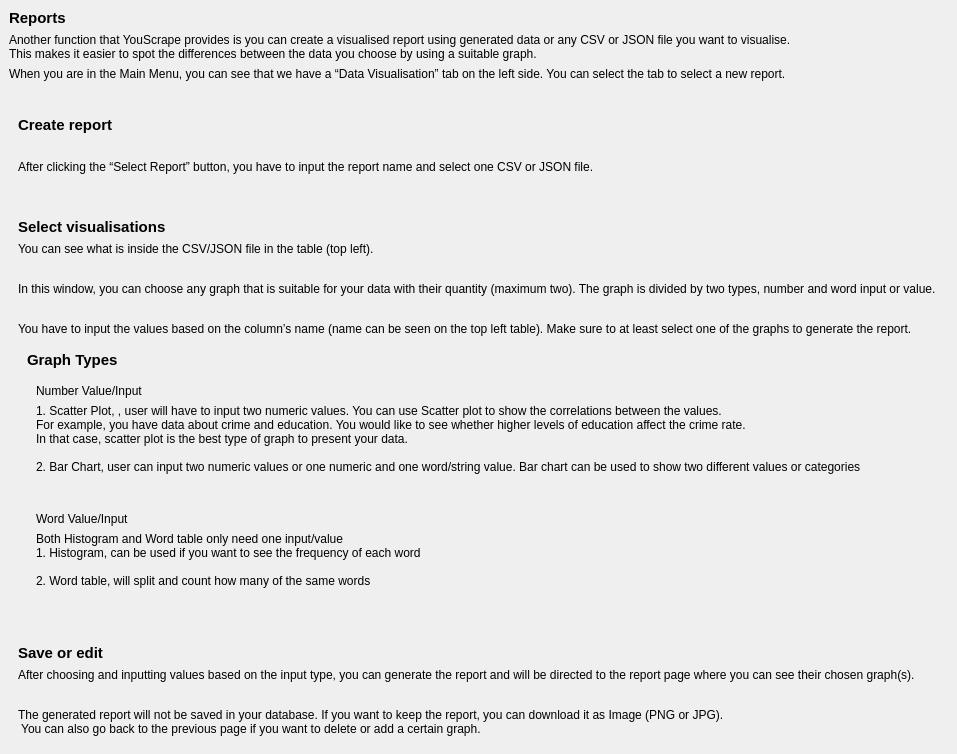
                            <widget class="QWidget" name="widget_20" native="true">
                             <layout class="QVBoxLayout" name="verticalLayout_35">
                              <property name="spacing">
                               <number>0</number>
                              </property>
                              <property name="leftMargin">
                               <number>0</number>
                              </property>
                              <property name="topMargin">
                               <number>0</number>
                              </property>
                              <property name="rightMargin">
                               <number>0</number>
                              </property>
                              <property name="bottomMargin">
                               <number>0</number>
                              </property>
                              <item>
                               <widget class="QWidget" name="widget_28" native="true">
                                <layout class="QVBoxLayout" name="verticalLayout_36">
                                 <item>
                                  <widget class="QLabel" name="label_11">
                                   <property name="font">
                                    <font>
                                     <pointsize>11</pointsize>
                                     <weight>75</weight>
                                     <bold>true</bold>
                                    </font>
                                   </property>
                                   <property name="text">
                                    <string>Reports</string>
                                   </property>
                                  </widget>
                                 </item>
                                 <item>
                                  <widget class="QLabel" name="label_18">
                                   <property name="text">
                                    <string>Another function that YouScrape provides is you can create a visualised report using generated data or any CSV or JSON file you want to visualise. 
This makes it easier to spot the differences between the data you choose by using a suitable graph. </string>
                                   </property>
                                  </widget>
                                 </item>
                                 <item>
                                  <widget class="QLabel" name="label_9">
                                   <property name="text">
                                    <string>When you are in the Main Menu, you can see that we have a “Data Visualisation” tab on the left side. You can select the tab to select a new report. </string>
                                   </property>
                                  </widget>
                                 </item>
                                 <item>
                                  <widget class="QLabel" name="label_34">
                                   <property name="text">
                                    <string/>
                                   </property>
                                   <property name="pixmap">
                                    <pixmap>../images/mainwindow.png</pixmap>
                                   </property>
                                  </widget>
                                 </item>
                                 <item>
                                  <widget class="QWidget" name="widget_31" native="true">
                                   <layout class="QVBoxLayout" name="verticalLayout_37">
                                    <item>
                                     <widget class="QLabel" name="label_12">
                                      <property name="font">
                                       <font>
                                        <pointsize>11</pointsize>
                                        <weight>75</weight>
                                        <bold>true</bold>
                                       </font>
                                      </property>
                                      <property name="text">
                                       <string>Create report</string>
                                      </property>
                                     </widget>
                                    </item>
                                    <item>
                                     <widget class="QLabel" name="label_35">
                                      <property name="text">
                                       <string/>
                                      </property>
                                      <property name="pixmap">
                                       <pixmap>../images/dv-mainpage.png</pixmap>
                                      </property>
                                     </widget>
                                    </item>
                                    <item>
                                     <widget class="QLabel" name="label_19">
                                      <property name="text">
                                       <string>After clicking the “Select Report” button, you have to input the report name and select one CSV or JSON file.</string>
                                      </property>
                                     </widget>
                                    </item>
                                    <item>
                                     <widget class="QLabel" name="label_20">
                                      <property name="text">
                                       <string/>
                                      </property>
                                      <property name="pixmap">
                                       <pixmap>../images/selectReport.png</pixmap>
                                      </property>
                                     </widget>
                                    </item>
                                   </layout>
                                  </widget>
                                 </item>
                                 <item>
                                  <widget class="QWidget" name="widget_30" native="true">
                                   <layout class="QVBoxLayout" name="verticalLayout_38">
                                    <item>
                                     <widget class="QLabel" name="label_13">
                                      <property name="font">
                                       <font>
                                        <pointsize>11</pointsize>
                                        <weight>75</weight>
                                        <bold>true</bold>
                                       </font>
                                      </property>
                                      <property name="text">
                                       <string>Select visualisations</string>
                                      </property>
                                     </widget>
                                    </item>
                                    <item>
                                     <widget class="QLabel" name="label_36">
                                      <property name="text">
                                       <string>You can see what is inside the CSV/JSON file in the table (top left). </string>
                                      </property>
                                     </widget>
                                    </item>
                                    <item>
                                     <widget class="QLabel" name="label_21">
                                      <property name="text">
                                       <string/>
                                      </property>
                                      <property name="pixmap">
                                       <pixmap>../images/cons1.png</pixmap>
                                      </property>
                                     </widget>
                                    </item>
                                    <item>
                                     <widget class="QLabel" name="label_22">
                                      <property name="text">
                                       <string>In this window, you can choose any graph that is suitable for your data with their quantity (maximum two). The graph is divided by two types, number and word input or value. </string>
                                      </property>
                                     </widget>
                                    </item>
                                    <item>
                                     <widget class="QLabel" name="label_23">
                                      <property name="text">
                                       <string/>
                                      </property>
                                      <property name="pixmap">
                                       <pixmap>../images/cons2.png</pixmap>
                                      </property>
                                     </widget>
                                    </item>
                                    <item>
                                     <widget class="QLabel" name="label_24">
                                      <property name="text">
                                       <string>You have to input the values based on the column’s name (name can be seen on the top left table). Make sure to at least select one of the graphs to generate the report.</string>
                                      </property>
                                     </widget>
                                    </item>
                                    <item>
                                     <widget class="QWidget" name="widget_35" native="true">
                                      <layout class="QVBoxLayout" name="verticalLayout_44">
                                       <property name="spacing">
                                        <number>0</number>
                                       </property>
                                       <property name="leftMargin">
                                        <number>0</number>
                                       </property>
                                       <property name="topMargin">
                                        <number>0</number>
                                       </property>
                                       <property name="rightMargin">
                                        <number>0</number>
                                       </property>
                                       <property name="bottomMargin">
                                        <number>0</number>
                                       </property>
                                       <item>
                                        <widget class="QWidget" name="widget_36" native="true">
                                         <layout class="QVBoxLayout" name="verticalLayout_45">
                                          <item>
                                           <widget class="QLabel" name="label_25">
                                            <property name="font">
                                             <font>
                                              <pointsize>11</pointsize>
                                              <weight>75</weight>
                                              <bold>true</bold>
                                             </font>
                                            </property>
                                            <property name="text">
                                             <string>Graph Types</string>
                                            </property>
                                           </widget>
                                          </item>
                                          <item>
                                           <widget class="QWidget" name="widget_38" native="true">
                                            <layout class="QVBoxLayout" name="verticalLayout_47">
                                             <item>
                                              <widget class="QLabel" name="label_26">
                                               <property name="text">
                                                <string>Number Value/Input</string>
                                               </property>
                                              </widget>
                                             </item>
                                             <item>
                                              <widget class="QWidget" name="widget_41" native="true">
                                               <layout class="QVBoxLayout" name="verticalLayout_50">
                                                <property name="spacing">
                                                 <number>0</number>
                                                </property>
                                                <property name="leftMargin">
                                                 <number>0</number>
                                                </property>
                                                <property name="topMargin">
                                                 <number>0</number>
                                                </property>
                                                <property name="rightMargin">
                                                 <number>0</number>
                                                </property>
                                                <property name="bottomMargin">
                                                 <number>0</number>
                                                </property>
                                                <item>
                                                 <widget class="QLabel" name="label_38">
                                                  <property name="text">
                                                   <string>1. Scatter Plot, , user will have to input two numeric values. You can use Scatter plot to show the correlations between the values. 
For example, you have data about crime and education. You would like to see whether higher levels of education affect the crime rate. 
In that case, scatter plot is the best type of graph to present your data.</string>
                                                  </property>
                                                 </widget>
                                                </item>
                                                <item>
                                                 <widget class="QLabel" name="label_115">
                                                  <property name="text">
                                                   <string/>
                                                  </property>
                                                  <property name="pixmap">
                                                   <pixmap>../images/scatterplot.png</pixmap>
                                                  </property>
                                                 </widget>
                                                </item>
                                                <item>
                                                 <widget class="QLabel" name="label_41">
                                                  <property name="text">
                                                   <string>2. Bar Chart, user can input two numeric values or one numeric and one word/string value. Bar chart can be used to show two different values or categories</string>
                                                  </property>
                                                 </widget>
                                                </item>
                                                <item>
                                                 <widget class="QLabel" name="label_116">
                                                  <property name="text">
                                                   <string/>
                                                  </property>
                                                  <property name="pixmap">
                                                   <pixmap>../images/bar-chart.png</pixmap>
                                                  </property>
                                                 </widget>
                                                </item>
                                               </layout>
                                              </widget>
                                             </item>
                                            </layout>
                                           </widget>
                                          </item>
                                          <item>
                                           <widget class="QWidget" name="widget_39" native="true">
                                            <layout class="QVBoxLayout" name="verticalLayout_48">
                                             <item>
                                              <widget class="QLabel" name="label_37">
                                               <property name="text">
                                                <string>Word Value/Input</string>
                                               </property>
                                              </widget>
                                             </item>
                                             <item>
                                              <widget class="QWidget" name="widget_43" native="true">
                                               <layout class="QVBoxLayout" name="verticalLayout_52">
                                                <property name="spacing">
                                                 <number>0</number>
                                                </property>
                                                <property name="leftMargin">
                                                 <number>0</number>
                                                </property>
                                                <property name="topMargin">
                                                 <number>0</number>
                                                </property>
                                                <property name="rightMargin">
                                                 <number>0</number>
                                                </property>
                                                <property name="bottomMargin">
                                                 <number>0</number>
                                                </property>
                                                <item>
                                                 <widget class="QLabel" name="label_39">
                                                  <property name="text">
                                                   <string>Both Histogram and Word table only need one input/value</string>
                                                  </property>
                                                 </widget>
                                                </item>
                                                <item>
                                                 <widget class="QLabel" name="label_43">
                                                  <property name="text">
                                                   <string>1. Histogram, can be used if you want to see the frequency of each word</string>
                                                  </property>
                                                 </widget>
                                                </item>
                                                <item>
                                                 <widget class="QLabel" name="label_117">
                                                  <property name="text">
                                                   <string/>
                                                  </property>
                                                  <property name="pixmap">
                                                   <pixmap>../images/histogram.png</pixmap>
                                                  </property>
                                                 </widget>
                                                </item>
                                                <item>
                                                 <widget class="QLabel" name="label_44">
                                                  <property name="text">
                                                   <string>2. Word table, will split and count how many of the same words</string>
                                                  </property>
                                                 </widget>
                                                </item>
                                                <item>
                                                 <widget class="QLabel" name="label_118">
                                                  <property name="text">
                                                   <string/>
                                                  </property>
                                                  <property name="pixmap">
                                                   <pixmap>../images/word-table.png</pixmap>
                                                  </property>
                                                 </widget>
                                                </item>
                                               </layout>
                                              </widget>
                                             </item>
                                            </layout>
                                           </widget>
                                          </item>
                                         </layout>
                                        </widget>
                                       </item>
                                      </layout>
                                     </widget>
                                    </item>
                                   </layout>
                                  </widget>
                                 </item>
                                 <item>
                                  <widget class="QWidget" name="widget_29" native="true">
                                   <layout class="QVBoxLayout" name="verticalLayout_39">
                                    <item>
                                     <widget class="QLabel" name="label_14">
                                      <property name="font">
                                       <font>
                                        <pointsize>11</pointsize>
                                        <weight>75</weight>
                                        <bold>true</bold>
                                       </font>
                                      </property>
                                      <property name="text">
                                       <string>Save or edit</string>
                                      </property>
                                     </widget>
                                    </item>
                                    <item>
                                     <widget class="QLabel" name="label_27">
                                      <property name="text">
                                       <string>After choosing and inputting values based on the input type, you can generate the report and will be directed to the report page where you can see their chosen graph(s). </string>
                                      </property>
                                     </widget>
                                    </item>
                                    <item>
                                     <widget class="QLabel" name="label_28">
                                      <property name="text">
                                       <string/>
                                      </property>
                                      <property name="pixmap">
                                       <pixmap>../images/report.png</pixmap>
                                      </property>
                                     </widget>
                                    </item>
                                    <item>
                                     <widget class="QLabel" name="label_29">
                                      <property name="text">
                                       <string>The generated report will not be saved in your database. If you want to keep the report, you can download it as Image (PNG or JPG).
 You can also go back to the previous page if you want to delete or add a certain graph.</string>
                                      </property>
                                     </widget>
                                    </item>
                                   </layout>
                                  </widget>
                                 </item>
                                </layout>
                               </widget>
                              </item>
                             </layout>
                            </widget>
